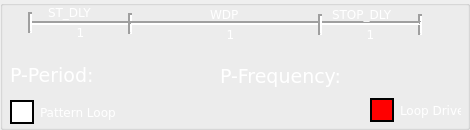
  <widget class="QGroupBox" name="grpBarRep">
   <property name="geometry">
    <rect>
     <x>310</x>
     <y>333</y>
     <width>470</width>
     <height>130</height>
    </rect>
   </property>
   <property name="palette">
    <palette>
     <active>
      <colorrole role="WindowText">
       <brush brushstyle="SolidPattern">
        <color alpha="255">
         <red>255</red>
         <green>255</green>
         <blue>255</blue>
        </color>
       </brush>
      </colorrole>
      <colorrole role="Text">
       <brush brushstyle="SolidPattern">
        <color alpha="255">
         <red>255</red>
         <green>255</green>
         <blue>255</blue>
        </color>
       </brush>
      </colorrole>
      <colorrole role="ButtonText">
       <brush brushstyle="SolidPattern">
        <color alpha="255">
         <red>255</red>
         <green>255</green>
         <blue>255</blue>
        </color>
       </brush>
      </colorrole>
      <colorrole role="Base">
       <brush brushstyle="SolidPattern">
        <color alpha="255">
         <red>85</red>
         <green>0</green>
         <blue>0</blue>
        </color>
       </brush>
      </colorrole>
      <colorrole role="Shadow">
       <brush brushstyle="SolidPattern">
        <color alpha="255">
         <red>85</red>
         <green>0</green>
         <blue>0</blue>
        </color>
       </brush>
      </colorrole>
     </active>
     <inactive>
      <colorrole role="WindowText">
       <brush brushstyle="SolidPattern">
        <color alpha="255">
         <red>255</red>
         <green>255</green>
         <blue>255</blue>
        </color>
       </brush>
      </colorrole>
      <colorrole role="Text">
       <brush brushstyle="SolidPattern">
        <color alpha="255">
         <red>255</red>
         <green>255</green>
         <blue>255</blue>
        </color>
       </brush>
      </colorrole>
      <colorrole role="ButtonText">
       <brush brushstyle="SolidPattern">
        <color alpha="255">
         <red>255</red>
         <green>255</green>
         <blue>255</blue>
        </color>
       </brush>
      </colorrole>
      <colorrole role="Base">
       <brush brushstyle="SolidPattern">
        <color alpha="255">
         <red>85</red>
         <green>0</green>
         <blue>0</blue>
        </color>
       </brush>
      </colorrole>
      <colorrole role="Shadow">
       <brush brushstyle="SolidPattern">
        <color alpha="255">
         <red>85</red>
         <green>0</green>
         <blue>0</blue>
        </color>
       </brush>
      </colorrole>
     </inactive>
     <disabled>
      <colorrole role="WindowText">
       <brush brushstyle="SolidPattern">
        <color alpha="255">
         <red>255</red>
         <green>255</green>
         <blue>255</blue>
        </color>
       </brush>
      </colorrole>
      <colorrole role="Text">
       <brush brushstyle="SolidPattern">
        <color alpha="255">
         <red>255</red>
         <green>255</green>
         <blue>255</blue>
        </color>
       </brush>
      </colorrole>
      <colorrole role="ButtonText">
       <brush brushstyle="SolidPattern">
        <color alpha="255">
         <red>255</red>
         <green>255</green>
         <blue>255</blue>
        </color>
       </brush>
      </colorrole>
      <colorrole role="Base">
       <brush brushstyle="SolidPattern">
        <color alpha="255">
         <red>108</red>
         <green>108</green>
         <blue>107</blue>
        </color>
       </brush>
      </colorrole>
      <colorrole role="Shadow">
       <brush brushstyle="SolidPattern">
        <color alpha="255">
         <red>85</red>
         <green>0</green>
         <blue>0</blue>
        </color>
       </brush>
      </colorrole>
     </disabled>
    </palette>
   </property>
   <property name="font">
    <font>
     <family>DejaVu Sans</family>
    </font>
   </property>
   <property name="title">
    <string/>
   </property>
   <widget class="Line" name="line_7">
    <property name="geometry">
     <rect>
      <x>410</x>
      <y>14</y>
      <width>20</width>
      <height>21</height>
     </rect>
    </property>
    <property name="lineWidth">
     <number>2</number>
    </property>
    <property name="orientation">
     <enum>Qt::Vertical</enum>
    </property>
   </widget>
   <widget class="Line" name="line">
    <property name="geometry">
     <rect>
      <x>30</x>
      <y>8</y>
      <width>101</width>
      <height>31</height>
     </rect>
    </property>
    <property name="lineWidth">
     <number>2</number>
    </property>
    <property name="orientation">
     <enum>Qt::Horizontal</enum>
    </property>
   </widget>
   <widget class="Line" name="line_2">
    <property name="geometry">
     <rect>
      <x>120</x>
      <y>13</y>
      <width>20</width>
      <height>21</height>
     </rect>
    </property>
    <property name="lineWidth">
     <number>2</number>
    </property>
    <property name="orientation">
     <enum>Qt::Vertical</enum>
    </property>
   </widget>
   <widget class="Line" name="line_3">
    <property name="geometry">
     <rect>
      <x>20</x>
      <y>12</y>
      <width>20</width>
      <height>21</height>
     </rect>
    </property>
    <property name="lineWidth">
     <number>2</number>
    </property>
    <property name="orientation">
     <enum>Qt::Vertical</enum>
    </property>
   </widget>
   <widget class="Line" name="line_6">
    <property name="geometry">
     <rect>
      <x>320</x>
      <y>8</y>
      <width>101</width>
      <height>31</height>
     </rect>
    </property>
    <property name="lineWidth">
     <number>2</number>
    </property>
    <property name="orientation">
     <enum>Qt::Horizontal</enum>
    </property>
   </widget>
   <widget class="Line" name="line_4">
    <property name="geometry">
     <rect>
      <x>130</x>
      <y>13</y>
      <width>191</width>
      <height>20</height>
     </rect>
    </property>
    <property name="lineWidth">
     <number>2</number>
    </property>
    <property name="orientation">
     <enum>Qt::Horizontal</enum>
    </property>
   </widget>
   <widget class="Line" name="line_5">
    <property name="geometry">
     <rect>
      <x>310</x>
      <y>14</y>
      <width>20</width>
      <height>21</height>
     </rect>
    </property>
    <property name="lineWidth">
     <number>2</number>
    </property>
    <property name="orientation">
     <enum>Qt::Vertical</enum>
    </property>
   </widget>
   <widget class="QLabel" name="label_17">
    <property name="geometry">
     <rect>
      <x>48</x>
      <y>2</y>
      <width>69</width>
      <height>20</height>
     </rect>
    </property>
    <property name="text">
     <string>ST_DLY</string>
    </property>
   </widget>
   <widget class="QLabel" name="label_18">
    <property name="geometry">
     <rect>
      <x>210</x>
      <y>4</y>
      <width>41</width>
      <height>20</height>
     </rect>
    </property>
    <property name="text">
     <string>WDP</string>
    </property>
   </widget>
   <widget class="QLabel" name="label_19">
    <property name="geometry">
     <rect>
      <x>332</x>
      <y>4</y>
      <width>81</width>
      <height>20</height>
     </rect>
    </property>
    <property name="text">
     <string>STOP_DLY</string>
    </property>
   </widget>
   <widget class="QLabel" name="lblSTDLY">
    <property name="geometry">
     <rect>
      <x>30</x>
      <y>22</y>
      <width>101</width>
      <height>20</height>
     </rect>
    </property>
    <property name="text">
     <string>1</string>
    </property>
    <property name="alignment">
     <set>Qt::AlignCenter</set>
    </property>
   </widget>
   <widget class="QLabel" name="lbl_WDP">
    <property name="geometry">
     <rect>
      <x>140</x>
      <y>24</y>
      <width>181</width>
      <height>20</height>
     </rect>
    </property>
    <property name="text">
     <string>1</string>
    </property>
    <property name="alignment">
     <set>Qt::AlignCenter</set>
    </property>
   </widget>
   <widget class="QLabel" name="lblSTOPDLY">
    <property name="geometry">
     <rect>
      <x>320</x>
      <y>24</y>
      <width>101</width>
      <height>20</height>
     </rect>
    </property>
    <property name="text">
     <string>1</string>
    </property>
    <property name="alignment">
     <set>Qt::AlignCenter</set>
    </property>
   </widget>
   <widget class="QLabel" name="label_22">
    <property name="geometry">
     <rect>
      <x>10</x>
      <y>60</y>
      <width>101</width>
      <height>30</height>
     </rect>
    </property>
    <property name="font">
     <font>
      <pointsize>14</pointsize>
     </font>
    </property>
    <property name="text">
     <string>P-Period:</string>
    </property>
   </widget>
   <widget class="QLabel" name="lblTotalTime">
    <property name="geometry">
     <rect>
      <x>100</x>
      <y>60</y>
      <width>91</width>
      <height>30</height>
     </rect>
    </property>
    <property name="font">
     <font>
      <pointsize>14</pointsize>
     </font>
    </property>
    <property name="text">
     <string/>
    </property>
   </widget>
   <widget class="QLabel" name="label_23">
    <property name="geometry">
     <rect>
      <x>220</x>
      <y>60</y>
      <width>151</width>
      <height>32</height>
     </rect>
    </property>
    <property name="font">
     <font>
      <pointsize>14</pointsize>
     </font>
    </property>
    <property name="text">
     <string>P-Frequency:</string>
    </property>
   </widget>
   <widget class="QLabel" name="lblTotalFrequency">
    <property name="geometry">
     <rect>
      <x>320</x>
      <y>60</y>
      <width>91</width>
      <height>30</height>
     </rect>
    </property>
    <property name="font">
     <font>
      <pointsize>14</pointsize>
     </font>
    </property>
    <property name="text">
     <string/>
    </property>
   </widget>
   <widget class="QLabel" name="lblWDPFreq">
    <property name="geometry">
     <rect>
      <x>138</x>
      <y>40</y>
      <width>181</width>
      <height>20</height>
     </rect>
    </property>
    <property name="font">
     <font>
      <weight>75</weight>
      <bold>true</bold>
     </font>
    </property>
    <property name="text">
     <string/>
    </property>
    <property name="alignment">
     <set>Qt::AlignCenter</set>
    </property>
   </widget>
   <widget class="QCheckBox" name="chkLoop">
    <property name="geometry">
     <rect>
      <x>10</x>
      <y>100</y>
      <width>121</width>
      <height>25</height>
     </rect>
    </property>
    <property name="font">
     <font>
      <pointsize>-1</pointsize>
      <weight>50</weight>
      <italic>false</italic>
      <bold>false</bold>
     </font>
    </property>
    <property name="focusPolicy">
     <enum>Qt::NoFocus</enum>
    </property>
    <property name="styleSheet">
     <string notr="true">QCheckBox{
font: 12px;
color:white
}
 QCheckBox::indicator {
     width: 20px;
     height:20px;
   border: 2px solid black;
	 

 }
 QCheckBox::indicator::unchecked {
		background-color:white;
     }

     QCheckBox::indicator:unchecked:hover {
		background-color:white;
     }

     QCheckBox::indicator:unchecked:pressed {
		background-color:white;
     }

     QCheckBox::indicator::checked {
		background-color:#f2a400;
     }

     QCheckBox::indicator:checked:hover {
		background-color:#f2a400;
     }

     QCheckBox::indicator:checked:pressed {
		background-color:#f2a400;
     }</string>
    </property>
    <property name="text">
     <string>Pattern Loop</string>
    </property>
   </widget>
   <widget class="QCheckBox" name="checkBox">
    <property name="geometry">
     <rect>
      <x>370</x>
      <y>98</y>
      <width>91</width>
      <height>25</height>
     </rect>
    </property>
    <property name="font">
     <font>
      <pointsize>-1</pointsize>
      <weight>50</weight>
      <italic>false</italic>
      <bold>false</bold>
     </font>
    </property>
    <property name="styleSheet">
     <string notr="true">QCheckBox{
font: 12px;
color:white
}
 QCheckBox::indicator {
     width: 20px;
     height:20px;
   border: 2px solid black;
	 

 }
 QCheckBox::indicator::unchecked {
		background-color:red;
     }

     QCheckBox::indicator:unchecked:hover {
		background-color:red;
     }

     QCheckBox::indicator:unchecked:pressed {
		background-color:red;
     }

     QCheckBox::indicator::checked {
		background-color:green;
     }

     QCheckBox::indicator:checked:hover {
		background-color:green;
     }

     QCheckBox::indicator:checked:pressed {
		background-color:green;
     }</string>
    </property>
    <property name="text">
     <string>Loop Drive</string>
    </property>
   </widget>
  </widget>
